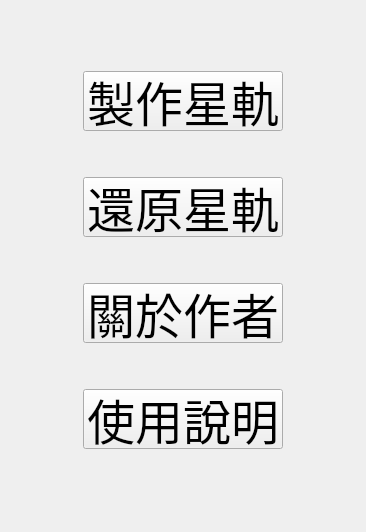
      <widget class="QWidget" name="Home">
       <property name="minimumSize">
        <size>
         <width>100</width>
         <height>50</height>
        </size>
       </property>
       <layout class="QHBoxLayout" name="horizontalLayout">
        <item>
         <layout class="QHBoxLayout" name="horizontalLayout_6">
          <property name="leftMargin">
           <number>12</number>
          </property>
          <property name="rightMargin">
           <number>12</number>
          </property>
          <property name="bottomMargin">
           <number>12</number>
          </property>
          <item>
           <spacer name="horizontalSpacer_5">
            <property name="orientation">
             <enum>Qt::Horizontal</enum>
            </property>
            <property name="sizeType">
             <enum>QSizePolicy::Preferred</enum>
            </property>
            <property name="sizeHint" stdset="0">
             <size>
              <width>40</width>
              <height>20</height>
             </size>
            </property>
           </spacer>
          </item>
          <item>
           <layout class="QVBoxLayout" name="verticalLayout">
            <property name="leftMargin">
             <number>20</number>
            </property>
            <property name="topMargin">
             <number>20</number>
            </property>
            <property name="rightMargin">
             <number>20</number>
            </property>
            <property name="bottomMargin">
             <number>20</number>
            </property>
            <item>
             <spacer name="verticalSpacer_4">
              <property name="orientation">
               <enum>Qt::Vertical</enum>
              </property>
              <property name="sizeHint" stdset="0">
               <size>
                <width>20</width>
                <height>40</height>
               </size>
              </property>
             </spacer>
            </item>
            <item>
             <widget class="QPushButton" name="upload">
              <property name="sizePolicy">
               <sizepolicy hsizetype="Minimum" vsizetype="Expanding">
                <horstretch>0</horstretch>
                <verstretch>0</verstretch>
               </sizepolicy>
              </property>
              <property name="maximumSize">
               <size>
                <width>300</width>
                <height>60</height>
               </size>
              </property>
              <property name="font">
               <font>
                <family>源泉圓體 M</family>
                <pointsize>36</pointsize>
               </font>
              </property>
              <property name="text">
               <string>製作星軌</string>
              </property>
             </widget>
            </item>
            <item>
             <spacer name="verticalSpacer_6">
              <property name="orientation">
               <enum>Qt::Vertical</enum>
              </property>
              <property name="sizeHint" stdset="0">
               <size>
                <width>20</width>
                <height>40</height>
               </size>
              </property>
             </spacer>
            </item>
            <item>
             <widget class="QPushButton" name="upload_2">
              <property name="sizePolicy">
               <sizepolicy hsizetype="Minimum" vsizetype="Expanding">
                <horstretch>0</horstretch>
                <verstretch>0</verstretch>
               </sizepolicy>
              </property>
              <property name="maximumSize">
               <size>
                <width>300</width>
                <height>60</height>
               </size>
              </property>
              <property name="font">
               <font>
                <family>源泉圓體 M</family>
                <pointsize>36</pointsize>
               </font>
              </property>
              <property name="text">
               <string>還原星軌</string>
              </property>
             </widget>
            </item>
            <item>
             <spacer name="verticalSpacer_7">
              <property name="orientation">
               <enum>Qt::Vertical</enum>
              </property>
              <property name="sizeHint" stdset="0">
               <size>
                <width>20</width>
                <height>40</height>
               </size>
              </property>
             </spacer>
            </item>
            <item>
             <widget class="QPushButton" name="about">
              <property name="sizePolicy">
               <sizepolicy hsizetype="Minimum" vsizetype="Expanding">
                <horstretch>0</horstretch>
                <verstretch>0</verstretch>
               </sizepolicy>
              </property>
              <property name="maximumSize">
               <size>
                <width>300</width>
                <height>60</height>
               </size>
              </property>
              <property name="font">
               <font>
                <family>源泉圓體 M</family>
                <pointsize>36</pointsize>
               </font>
              </property>
              <property name="text">
               <string>關於作者</string>
              </property>
             </widget>
            </item>
            <item>
             <spacer name="verticalSpacer_8">
              <property name="orientation">
               <enum>Qt::Vertical</enum>
              </property>
              <property name="sizeHint" stdset="0">
               <size>
                <width>20</width>
                <height>40</height>
               </size>
              </property>
             </spacer>
            </item>
            <item>
             <widget class="QPushButton" name="discription">
              <property name="sizePolicy">
               <sizepolicy hsizetype="Minimum" vsizetype="Expanding">
                <horstretch>0</horstretch>
                <verstretch>0</verstretch>
               </sizepolicy>
              </property>
              <property name="maximumSize">
               <size>
                <width>300</width>
                <height>60</height>
               </size>
              </property>
              <property name="font">
               <font>
                <family>源泉圓體 M</family>
                <pointsize>36</pointsize>
               </font>
              </property>
              <property name="text">
               <string>使用說明</string>
              </property>
             </widget>
            </item>
            <item>
             <spacer name="verticalSpacer_5">
              <property name="orientation">
               <enum>Qt::Vertical</enum>
              </property>
              <property name="sizeHint" stdset="0">
               <size>
                <width>20</width>
                <height>40</height>
               </size>
              </property>
             </spacer>
            </item>
           </layout>
          </item>
          <item>
           <spacer name="horizontalSpacer_6">
            <property name="orientation">
             <enum>Qt::Horizontal</enum>
            </property>
            <property name="sizeType">
             <enum>QSizePolicy::Preferred</enum>
            </property>
            <property name="sizeHint" stdset="0">
             <size>
              <width>40</width>
              <height>20</height>
             </size>
            </property>
           </spacer>
          </item>
         </layout>
        </item>
       </layout>
      </widget>
